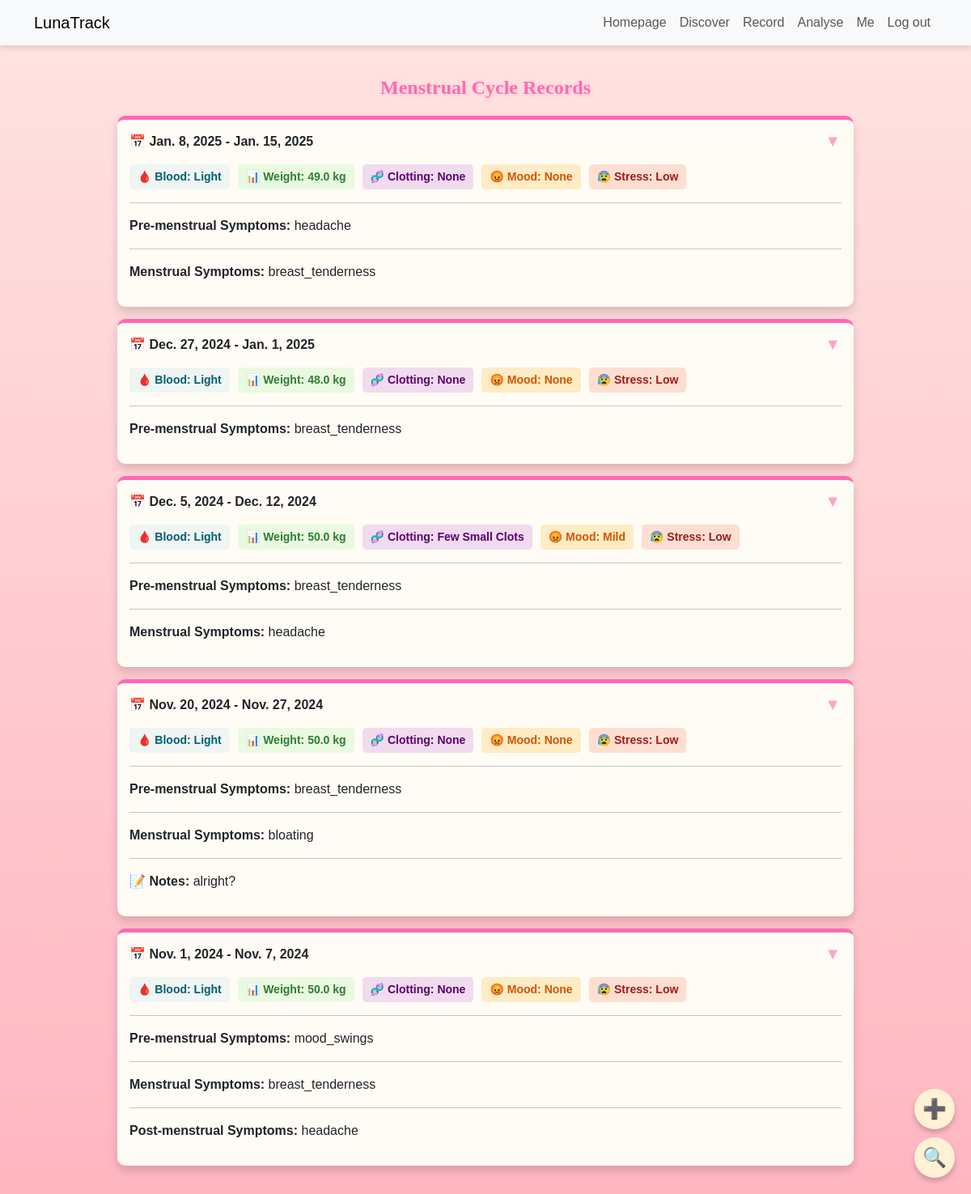
Page /record/ (signed in) on the committed database.
### records/models.py (models this page shows, shortened)
class MenstrualRecord(models.Model):
    user = models.ForeignKey(settings.AUTH_USER_MODEL, on_delete=models.CASCADE)
    start_date = models.DateField(verbose_name="Start Date")
    end_date = models.DateField(verbose_name="End Date")
    weight = models.FloatField(verbose_name="Weight (kg)")
    BLOOD_VOLUME_CHOICES = [('light', 'Light'), ('medium', 'Medium'), ('heavy', 'Heavy')]
    blood_volume = models.CharField(max_length=10, choices=BLOOD_VOLUME_CHOICES, verbose_name="Blood Volume", default='medium')
    CLOT_CHOICES = [('none', 'None'), ('small', 'Few Small Clots'), ('large', 'Many or Large Clots')]
    clotting = models.CharField(max_length=10, choices=CLOT_CHOICES, verbose_name="Clotting", default='none')
    MOOD_CHOICES = [('none', 'None'), ('mild', 'Mild'), ('moderate', 'Moderate'), ('severe', 'Severe')]
    mood_swings = models.CharField(max_length=10, choices=MOOD_CHOICES, verbose_name="Mood Swings", default='none')
    STRESS_LEVEL_CHOICES = [('low', 'Low'), ('medium', 'Medium'), ('high', 'High')]
    stress_level = models.CharField(max_length=10, choices=STRESS_LEVEL_CHOICES, verbose_name="Stress Level", default='medium')
    SYMPTOM_CHOICES = [
        ('breast_tenderness', 'Breast Tenderness'),
        ('mood_swings', 'Mood Swings'),
        ('headache', 'Headache'),
        ('bloating', 'Bloating'),
        ('fatigue', 'Fatigue'),
        ('nausea', 'Nausea'),
        ('other', 'Other')
    ]
    pre_menstrual_symptoms = models.JSONField(default=list, blank=True, verbose_name="Pre-menstrual Symptoms")
    menstrual_symptoms = models.JSONField(default=list, blank=True, verbose_name="Menstrual Symptoms")
    post_menstrual_symptoms = models.JSONField(default=list, blank=True, verbose_name="Post-menstrual Symptoms")
    symptom_description = models.TextField(blank=True, verbose_name="Additional Symptoms")

### records/views.py (the view)
# urls.py: path("", record_list, name="record"),
def record_list(request):
    records = MenstrualRecord.objects.filter(user=request.user).order_by("-start_date")
    form = MenstrualRecordForm()
    return render(request, "records/record_list.html", {"records": records, "symptom_choices": SYMPTOM_CHOICES})

### records/templates/records/record_list.html (shortened to what this page needs)
{% extends "base.html" %}
{% load static %}
{% block content %}
<div class="content_page">
    <h2 class="text-center">Menstrual Cycle Records</h2>
    <div class="record-list">
        {% for record in records %}
        <div class="record-card" data-id="{{ record.id }}">
            <div class="record-content">
                <p class="record-dates">📅 <strong>{{ record.start_date }} - {{ record.end_date }}</strong></p>
                <div class="record-info">
                    <span class="info-item blood">🩸 <strong>Blood:</strong> {{ record.get_blood_volume_display }}</span>
                    <span class="info-item weight">📊 <strong>Weight:</strong> {{ record.weight }} kg</span>
                    <span class="info-item clotting">🧬 <strong>Clotting:</strong> {{ record.get_clotting_display }}</span>
                    <span class="info-item mood">😡 <strong>Mood:</strong> {{ record.get_mood_swings_display }}</span>
                    <span class="info-item stress">😰 <strong>Stress:</strong> {{ record.get_stress_level_display }}</span>
                </div>
                {% if record.pre_menstrual_symptoms %}
                <hr class="record-divider">
                <p><strong>Pre-menstrual Symptoms:</strong> {{ record.pre_menstrual_symptoms|join:", " }}</p>
                {% endif %}
                {% if record.menstrual_symptoms %}
                <hr class="record-divider">
                <p><strong>Menstrual Symptoms:</strong> {{ record.menstrual_symptoms|join:", " }}</p>
                {% endif %}
                {% if record.post_menstrual_symptoms %}
                <hr class="record-divider">
                <p><strong>Post-menstrual Symptoms:</strong> {{ record.post_menstrual_symptoms|join:", " }}</p>
                {% endif %}
                {% if record.symptom_description %}
                <hr class="record-divider">
                <p class="record-notes">📝 <strong>Notes:</strong> {{ record.symptom_description }}</p>
                {% endif %}
            </div>
            <div class="record-actions">
                <button class="action-toggle">▼</button>
            </div>
        </div>
        {% empty %}
        <p class="text-center">🌸 No records yet, start tracking your cycle today!</p>
        {% endfor %}
    </div>
</div>
<div class="floating-buttons">
    <button class="btn btn-primary add-btn">➕</button>
    <button id="search-btn" class="btn btn-secondary search-btn">🔍</button>
</div>
<link rel="stylesheet" href="{% static 'css/record.css' %}">
{% endblock %}

### static/css/base.css (style rules this page uses)
body { padding-top: 80px; }

### static/css/record.css (style rules this page uses)
html, body { height: 100%; margin: 0; padding: 0; }
body { background: linear-gradient(to bottom, #ffe4e1, #ffb6c1); background-attachment: fixed; font-family: 'Arial', sans-serif; min-height: 100vh; display: flex; flex-direction: column; }
.content_page { margin-top: 50px; }
.text-center { margin-bottom: 20px; color: #ff69b4; font-family: "Comic Sans MS", "Patrick Hand", "Cute Font", "Quicksand", cursive; font-weight: bold; font-size: 1.5em; text-shadow: 2px 2px 4px rgba(255, 182, 193, 0.5); }
.record-card { display: flex; position: relative; flex-direction: column; background: #fffcf5; border-radius: 10px; padding: 15px; box-shadow: 0px 6px 12px rgba(0, 0, 0, 0.15); border-top: 5px solid #ff69b4; margin-bottom: 15px; transition: transform 0.2s ease-in-out; width: 100%; word-wrap: break-word; overflow: hidden; }
.record-info { display: flex; flex-wrap: wrap; gap: 10px; margin-top: 5px; font-size: 14px; font-weight: bold; }
.info-item { padding: 5px 10px; border-radius: 5px; font-weight: bold; white-space: normal; }
.record-actions { position: absolute; right: 10px; top: 10px; display: flex; flex-direction: row; gap: 5px; }
.action-toggle { background: none; border: none; font-size: 20px; cursor: pointer; opacity: 0.6; color: #ff69b4; }
.info-item.blood { background: rgba(173, 216, 230, 0.2); color: #005f73; }
.info-item.clotting { background: rgba(186, 85, 211, 0.2); color: #5a026e; }
.info-item.mood { background: rgba(255, 165, 0, 0.2); color: #d35400; }
.info-item.stress { background: rgba(255, 99, 71, 0.2); color: #9b1c1c; }
.info-item.weight { background: rgba(144, 238, 144, 0.2); color: #2e7d32; }
.floating-buttons { position: fixed; bottom: 20px; right: 20px; display: flex; flex-direction: column; gap: 10px; z-index: 999; }
.floating-buttons .btn { width: 50px; height: 50px; border-radius: 50%; font-size: 24px; display: flex; align-items: center; justify-content: center; border-color: rgba(0,0,0,0); box-shadow: 0 4px 6px rgba(0, 0, 0, 0.2); transition: transform 0.2s ease-in-out, background 0.3s; }
.add-btn { background-color: #fff2d4; color: white; border-color: rgba(0,0,0,0); }
.search-btn { background-color: #fff2d4; color: white; border-color: rgba(0,0,0,0) }

### rows in the picture
MenstrualRecord: start_date "Jan. 8, 2025", end_date "Jan. 15, 2025", blood_volume "Light", weight "49.0", clotting "None", mood_swings "None", stress_level "Low", pre_menstrual_symptoms "headache", menstrual_symptoms "breast_tenderness"
MenstrualRecord: start_date "Dec. 27, 2024", end_date "Jan. 1, 2025", blood_volume "Light", weight "48.0", clotting "None", mood_swings "None", stress_level "Low", pre_menstrual_symptoms "breast_tenderness"
MenstrualRecord: start_date "Dec. 5, 2024", end_date "Dec. 12, 2024", blood_volume "Light", weight "50.0", clotting "Few Small Clots", mood_swings "Mild", stress_level "Low", pre_menstrual_symptoms "breast_tenderness", menstrual_symptoms "headache"
MenstrualRecord: start_date "Nov. 20, 2024", end_date "Nov. 27, 2024", blood_volume "Light", weight "50.0", clotting "None", mood_swings "None", stress_level "Low", pre_menstrual_symptoms "breast_tenderness", menstrual_symptoms "bloating", symptom_description "alright?"
MenstrualRecord: start_date "Nov. 1, 2024", end_date "Nov. 7, 2024", blood_volume "Light", weight "50.0", clotting "None", mood_swings "None", stress_level "Low", pre_menstrual_symptoms "mood_swings", menstrual_symptoms "breast_tenderness", post_menstrual_symptoms "headache"
